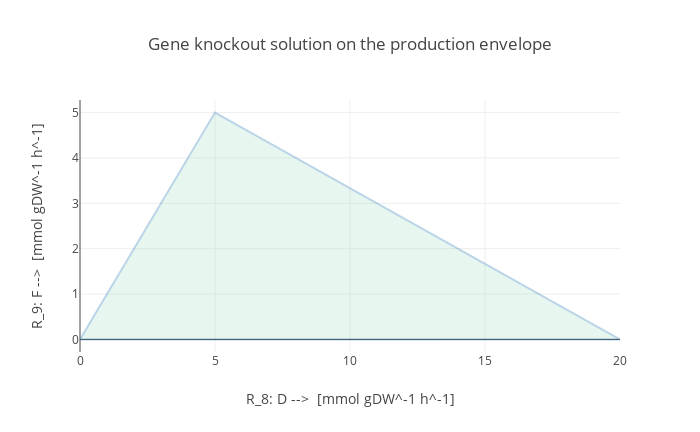

The notebook cell saved with this chart:
### Markdown cell above
### Production envelope for the gene perturbation

$$\begin{array}{ll}
\text{For } i=0..20 & & & & \\
  &  \underset{\vec{\bf v}}{\mbox{maximize/minimize}}   & v_{9}   & \text{Engineering objective (bioproduct)} \\
   & \mbox{subject to}  & S\cdot v = 0  & \text{Balanced steady-state} \\
   & & 0 \leq v  & \text{Irreversible reactions}\\
   & & v_1 \leq 10 & \text{Uptake rate is 10 } \frac{mmol}{gDW/hour} \\
   & & v_3 \leq 0  & \text{Genetic perturbation} \\
   & & v_8 = i & \text{Growth rate is } i \frac{mmol}{gDW/hour} \\
\end{array}$$

### Code cell
from cameo.flux_analysis import phenotypic_phase_plane as production_envelope

abc_model = cobra.io.load_json_model('ABC/ABC_model.json')  # Stoichiometric matrix loaded
abc_model.reactions.R_1.upper_bound = 10                    # Uptake rate is 10 mmol/hour
abc_model.reactions.R_3.upper_bound = 0                     # Genetic perturbation

result = production_envelope(abc_model,
                                variables=[abc_model.reactions.R_8],  # Growth rate <= i
                                objective=abc_model.reactions.R_9,
                             points=21)    # Engineering objective (bioproduct)

result_df = result.data_frame.rename(columns=dict(R_8='growth_rate',
                                objective_upper_bound='bioproduct_maximum',
                                objective_lower_bound='bioproduct_minimum'))
result.plot(title='Gene knockout solution on the production envelope')

### Figure 1 — Plotly figure (JSON) as saved in the notebook; plotly's stock layout.template omitted (floating-point values rounded to 4 significant figures)
{"data": [{"fill": "toself", "fillcolor": "#B3E2CD", "hoverinfo": "none", "marker": {"line": {"color": "#B3E2CD"}, "opacity": 0.3}, "mode": "lines", "name": "WT", "opacity": 0.3, "type": "scatter", "x": [0, 1, 2, 3, 4, 5, 6, 7, 8, 9, 10, 11, 12, 13, 14, 15, 16, 17, 18, 19, 20, 20, 19, 18, 17, 16, 15, 14, 13, 12, 11, 10, 9, 8, 7, 6, 5, 4, 3, 2, 1, 0], "y": [0, 0, 0, 0, 0, 0, 0, 0, 0, 0, 0, 0, 0, 0, 0, 0, 0, 0, 0, 0, 0, 0, 0.3333, 0.6667, 1, 1.333, 1.667, 2, 2.333, 2.667, 3, 3.333, 3.667, 4, 4.333, 4.667, 5, 4, 3, 2, 1, 0]}], "layout": {"height": 432, "title": "Gene knockout solution on the production envelope", "width": 700, "xaxis": {"title": "R_8: D -->  [mmol gDW^-1 h^-1]"}, "yaxis": {"title": "R_9: F -->  [mmol gDW^-1 h^-1]"}}}
